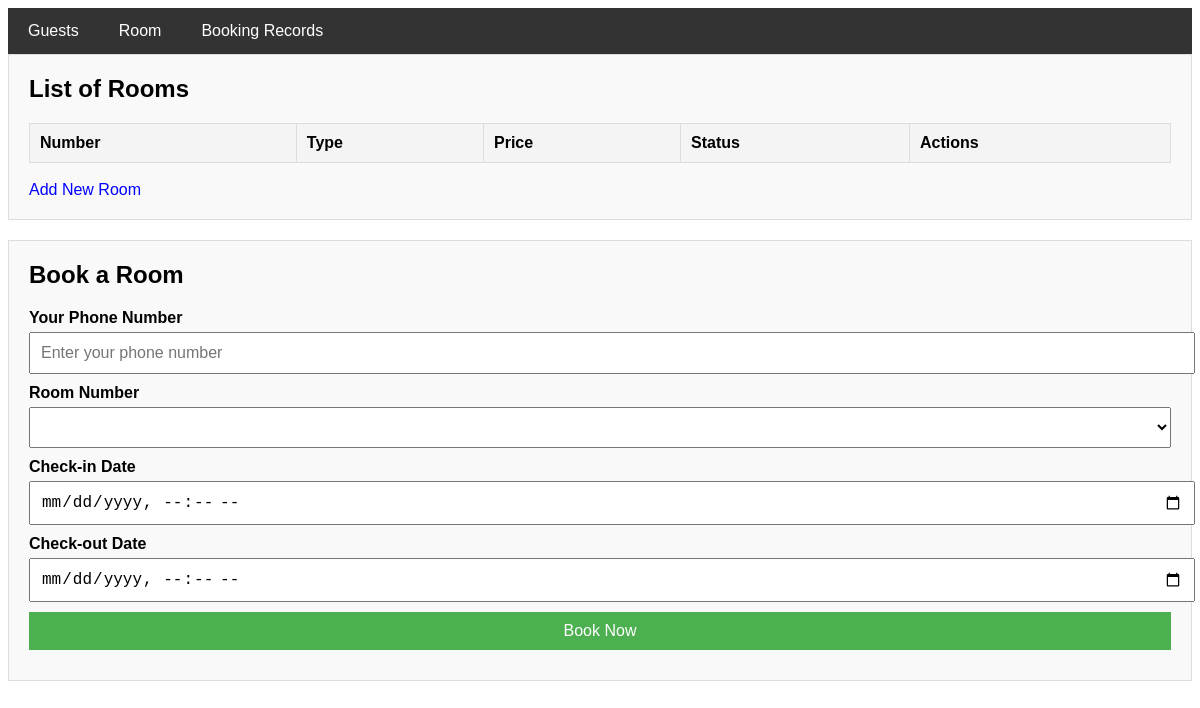
The page /room_list on the database as committed earlier.
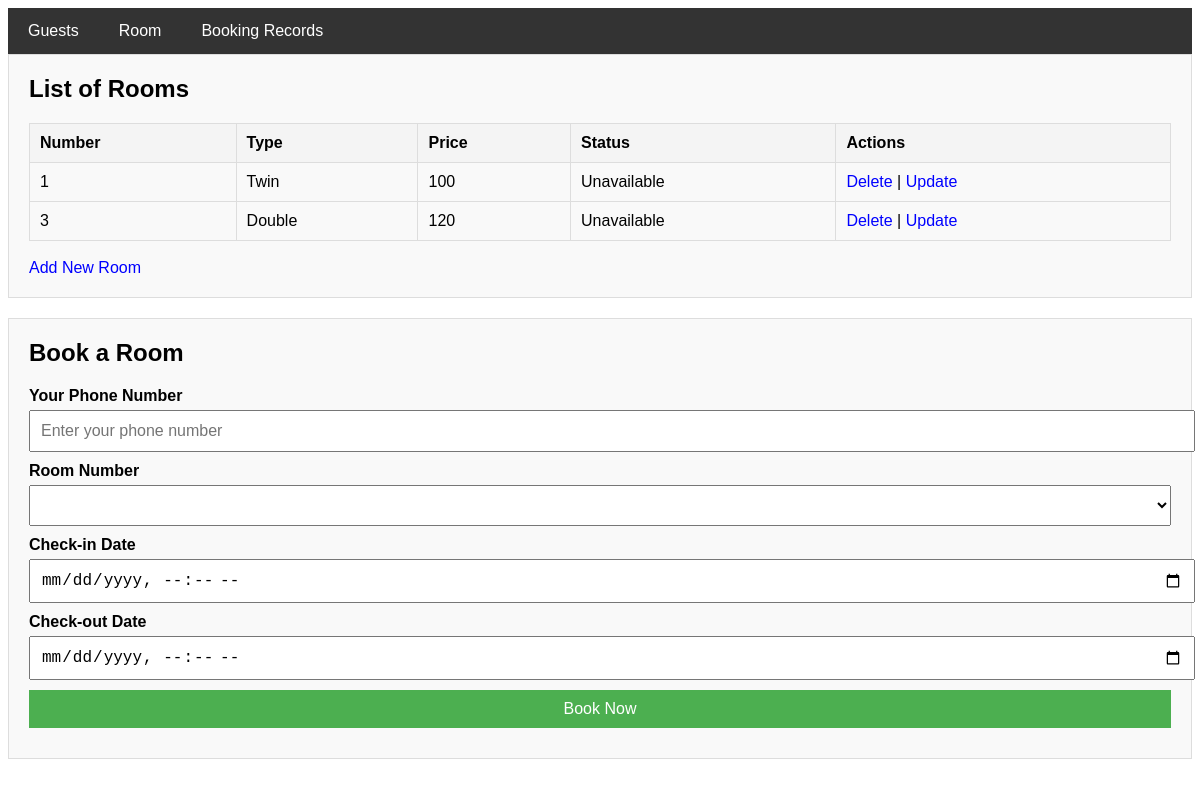
The same page on the database as committed later.
### tables this page shows
CREATE TABLE rooms (
    id INTEGER PRIMARY KEY AUTOINCREMENT,
    room_number INTEGER NOT NULL,
    room_type TEXT NOT NULL CHECK (room_type IN ('Single', 'Twin', 'Double', 'Triple')),
    price INTEGER NOT NULL,
    status TEXT NOT NULL DEFAULT 'Available' CHECK (status IN ('Available', 'Unavailable'))
);

### app.py (the view)
@app.route("/")
@app.route("/room_list")
def get_room_list():
    rooms = database.get_room_list()
    return render_template("room_list.html", rooms=rooms)

### database.py (called while the page is built)
def get_room_list():
    cursor = connection.cursor()
    cursor.execute(""" SELECT * FROM rooms """)
    rooms = cursor.fetchall()
    room_list = []
    for room in rooms:
        room_list.append({
            'id': room[0],
            'room_number': room[1],
            'room_type': room[2],
            'price': room[3],
            'status': room[4]
        })
    return room_list

### templates/room_list.html (shortened to what this page needs)
<!DOCTYPE html>
<html>
<head>
</head>
<body>
    <div class="navbar">
        <a href="/guest_list">Guests</a>
        <a href="/room_list">Room</a>
        <a href="/guest_room_list">Booking Records</a>
    </div>
    <div id="booking-form">
        <h2>List of Rooms</h2>
        <table>
            <tr>
                <th>Number</th>
                <th>Type</th>
                <th>Price</th>
                <th>Status</th>
                <th>Actions</th>
            </tr>
            {% for room in rooms %}
            <tr>
                <td>{{ room['room_number'] }}</td>
                <td>{{ room['room_type'] }}</td>
                <td>{{ room['price'] }}</td>
                <td>{{ room['status'] }}</td>
                <td>
                    <a href="/delete_room/{{ room['id'] }}">Delete</a> |
                    <a href="/update_room/{{ room['id'] }}">Update</a>
                </td>
            </tr>
            {% endfor %}
        </table>
        <br>
        <a href="/create_room">Add New Room</a>
    </div>
    <div id="booking-form">
        <h2>Book a Room</h2>
        <form method="POST" action="/book_room">
            <label for="phone_number">Your Phone Number</label>
            <input type="text" id="phone_number" name="phone_number" placeholder="Enter your phone number" required>
            <label for="room-number">Room Number</label>
            <select id="room-number" name="room_number" required>
            </select>
            <label for="check-in">Check-in Date</label>
            <input type="datetime-local" id="check-in" name="check_in_date" required>
            <label for="check-out">Check-out Date</label>
            <input type="datetime-local" id="check-out" name="check_out_date" required>
            <button type="submit">Book Now</button>
        </form>
    </div>
</body>
</html>

Rows that differ between the two databases and show on the page:
added rooms: room_number "1", room_type "Twin", price "100", status "Unavailable"
added rooms: room_number "3", room_type "Double", price "120", status "Unavailable"
